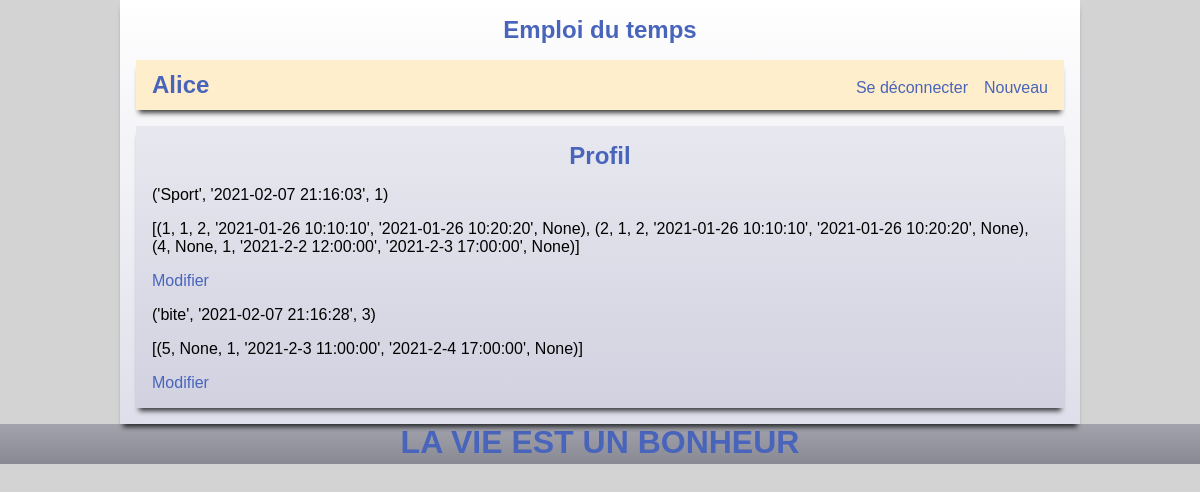
The app's page /profil (signed in), older data.
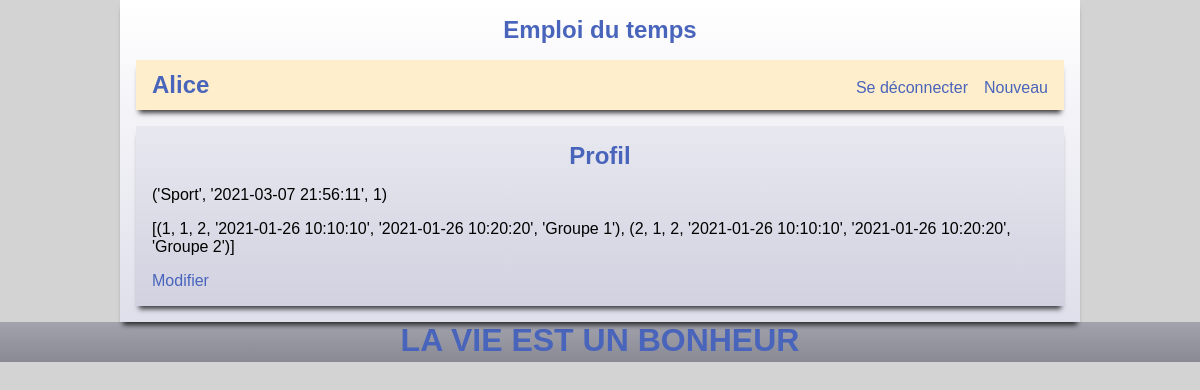
The same page, newer data.
### tables this page shows
CREATE TABLE emploi (
  id_e      INTEGER     PRIMARY KEY AUTOINCREMENT,
  auteur_id INTEGER     NOT NULL REFERENCES membres (id_m),
  cree_le   TIMESTAMP   NOT NULL DEFAULT CURRENT_TIMESTAMP,
  nom       VARCHAR(50) NOT NULL
);

### app.py (the view)
@app.route('/profil')
def profil():
    global emplois
    global cday
    global semaine
    emplois = recuperer_emplois(session['userid'])
    cday = datetime.date.today()
    semaine = current_week(cday)
    return render_template('profil.html', emplois = emplois)

### date.py (called while the page is built)
def current_week(cday):
    calendar = Calendar()
    months = calendar.monthdatescalendar(cday.year, cday.month)
    for week in months:
        for day in week:
            if day == cday:
                curr_week = week
    result = []
    for i in range(len(curr_week)):
        result.append(Jour(curr_week[i]))
    return result

def jourl_avec_jour(annee, mois, jour):
    calendar = Calendar()
    months = calendar.monthdatescalendar(annee, mois)
    for week in months:
        for i in range(len(week)):
            if week[i].day == jour:
                return jours[i]

### db.py (called while the page is built)
def recuperer_emplois(id):
    with db.connect("emploi.db") as c:
        curs = c.execute("""SELECT nom, cree_le, id_e FROM emploi WHERE auteur_id = ?""", (id,))
        emplois = curs.fetchall()
        result = [0] * len(emplois)
        for i in range(len(emplois)):
            curs = c.execute("""SELECT id_h, groupe_id, lieu_id, debut, fin, description FROM horaire WHERE emploi_id = ?""", (emplois[i][2],))
            horaires = curs.fetchall()
            result[i] = (emplois[i], horaires)
        return result

### templates/profil.html
{% extends 'base.html' %}
{% block entete %}
    <h2>Profil</h2>
{% endblock %}
{% block contenu %}
    {% if emplois != None %}
        {% for emploi in emplois %}
            <p>{{ emploi[0] }}</p><p>{{ emploi[1] }}</p>
            <a href='{{ url_for("setemploi", id_emploi=emploi[0][2]) }}'>Modifier</a>
        {% endfor %}
    {% endif %}
{% endblock %}

### templates/base.html (shortened to what this page needs)
<!DOCTYPE html>
<html>
    <head>
        {% include 'head.html' %}
    </head>
    <body>
        <section id='corps'>
        <h1><a href='{{ url_for("accueil") }}'>Emploi du temps</a></h1>
        <nav>
            {% include 'nav.html' %}
        </nav>
            <section id='articles'>
            <header>
                {% block entete %}{% endblock %}
            </header>
            {% block contenu %}{% endblock %}
            </section>
        </section>
        <footer>
            {% include 'footer.html' %}
        </footer>
    </body>
</html>

### templates/head.html
<link rel="stylesheet" href="{{ url_for('static', filename='style.css') }}">

### templates/nav.html (shortened to what this page needs)
{% if 'userid' in session %}
<ul>
    <li><h2><a href='{{ url_for("profil") }}'>{{ session['usernickname'] }}</a></h2>
    </li>
</ul>
<ul>
    <li><a href='{{ url_for("logout") }}'>Se déconnecter</a></li>
    <li><a>Nouveau</a>
    </li>
</ul>
{% else %}
<h2>Non connecté</h2>
<ul>
    <li><a href='{{ url_for("login") }}'>S'identifier</a></li>
    <li><a href='{{ url_for("register") }}'>Créer un compte</a></li>
</ul>
{% endif %}

### templates/footer.html
<h1>LA VIE EST UN BONHEUR</h1>

### static/style.css (style rules this page uses)
html { font-family: sans-serif; background: lightgrey; }
body { margin: 0 auto; }
body h1 { margin-top: 0; margin-bottom: 1rem; padding-top: 1rem; text-align: center; }
body h2 { text-align: center; margin: 0; }
footer { padding-top: 0; position: relative; background: linear-gradient(rgb(162, 163, 173), rgb(137, 137, 148)); height: 40px; z-index: 9; }
footer h1 { padding: 0; margin-bottom: 0; }
nav { margin-left: 1rem; margin-right: 1rem; display: flex; height: 50px; justify-content: space-between; align-items: baseline; background: rgb(255, 238, 203); -webkit-box-shadow: 0px 6px 5px -3px rgba(0,0,0,0.75); box-shadow: 0px 6px 5px -3px rgba(0,0,0,0.75); }
nav h2 { padding-left: 0; margin: 11px; margin-left : 1rem; }
nav ul { display: flex; list-style-type: none; padding-left : 0; margin : 0; }
nav ul li { margin-right: 1rem; }
a { text-decoration: none; }
#corps { position: relative; z-index: 10; max-width: 960px; margin: 0 auto; background: linear-gradient(white, rgb(223, 223, 235)); padding-bottom: 1rem; -webkit-box-shadow: 0px 6px 5px -3px rgba(0,0,0,0.75); box-shadow: 0px 6px 5px -3px rgba(0,0,0,0.75); }
#articles { margin: 1rem; margin-bottom: 0; background: linear-gradient(rgb(232, 232, 240), rgb(209, 209, 224)); padding: 1rem; -webkit-box-shadow: 0px 6px 5px -3px rgba(0,0,0,0.75); box-shadow: 0px 6px 5px -3px rgba(0,0,0,0.75); }
h1, h2, h3, a { color: rgb(73, 100, 187); }

Row changes from the older to the newer data that the page shows:
removed emploi: emploi "('bite', '2021-02-07 21:16:28', 3)", emploi "[(5, None, 1, '2021-2-3 11:00:00', '2021-2-4 17:00:00', None)]"
changed emploi: emploi "('Sport', '2021-02-07 21:16:03', 1)" → "('Sport', '2021-03-07 21:56:11', 1)"; emploi "…'2021-01-26 10:10:10', '2021-01-26 10:20:20', None), (2, 1, 2, '2021-01-26 10:10:10', '2021-01-26 10:20:20', None), (4, None, 1, '2021-2-2 12:00:00', '2021-2-3 17:00:00', None)]" → "[(1, 1, 2, '2021-01-26 10:10:10', '2021-01-26 10:20:20', 'Groupe 1'), (2, 1, 2, '2021-01-26 10:10:10', '2021-01-26 10:20:20', 'Groupe 2')]"
